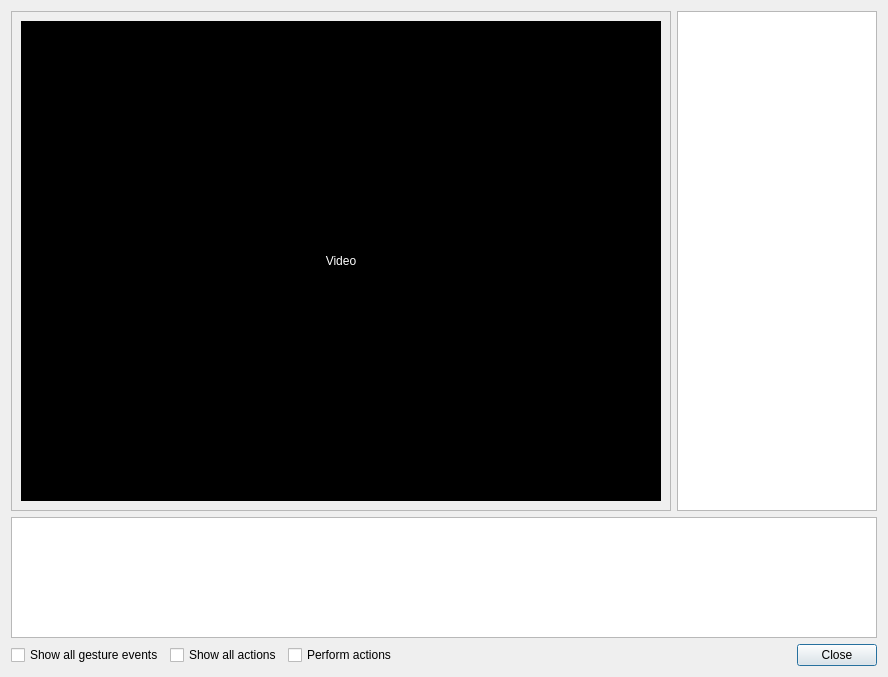
<?xml version="1.0" encoding="UTF-8"?>
<ui version="4.0">
 <class>Gecon::TestDialog</class>
 <widget class="QDialog" name="Gecon::TestDialog">
  <property name="geometry">
   <rect>
    <x>0</x>
    <y>0</y>
    <width>884</width>
    <height>677</height>
   </rect>
  </property>
  <property name="windowTitle">
   <string>Dialog</string>
  </property>
  <layout class="QVBoxLayout" name="verticalLayout">
   <item>
    <widget class="QWidget" name="widget_2" native="true">
     <layout class="QHBoxLayout" name="horizontalLayout_2">
      <property name="margin">
       <number>0</number>
      </property>
      <item>
       <widget class="QFrame" name="frame">
        <property name="frameShape">
         <enum>QFrame::StyledPanel</enum>
        </property>
        <layout class="QVBoxLayout" name="verticalLayout_4" stretch="0">
         <property name="margin">
          <number>9</number>
         </property>
         <item>
          <widget class="QWidget" name="video" native="true">
           <layout class="QVBoxLayout" name="verticalLayout_2">
            <property name="spacing">
             <number>0</number>
            </property>
            <property name="margin">
             <number>0</number>
            </property>
            <item>
             <widget class="ImageDisplay" name="display">
              <property name="sizePolicy">
               <sizepolicy hsizetype="Fixed" vsizetype="Fixed">
                <horstretch>0</horstretch>
                <verstretch>0</verstretch>
               </sizepolicy>
              </property>
              <property name="minimumSize">
               <size>
                <width>640</width>
                <height>480</height>
               </size>
              </property>
              <property name="maximumSize">
               <size>
                <width>640</width>
                <height>480</height>
               </size>
              </property>
              <property name="palette">
               <palette>
                <active>
                 <colorrole role="WindowText">
                  <brush brushstyle="SolidPattern">
                   <color alpha="255">
                    <red>255</red>
                    <green>255</green>
                    <blue>255</blue>
                   </color>
                  </brush>
                 </colorrole>
                 <colorrole role="Text">
                  <brush brushstyle="SolidPattern">
                   <color alpha="255">
                    <red>255</red>
                    <green>255</green>
                    <blue>255</blue>
                   </color>
                  </brush>
                 </colorrole>
                 <colorrole role="ButtonText">
                  <brush brushstyle="SolidPattern">
                   <color alpha="255">
                    <red>255</red>
                    <green>255</green>
                    <blue>255</blue>
                   </color>
                  </brush>
                 </colorrole>
                 <colorrole role="Base">
                  <brush brushstyle="SolidPattern">
                   <color alpha="255">
                    <red>255</red>
                    <green>255</green>
                    <blue>255</blue>
                   </color>
                  </brush>
                 </colorrole>
                 <colorrole role="Window">
                  <brush brushstyle="SolidPattern">
                   <color alpha="255">
                    <red>0</red>
                    <green>0</green>
                    <blue>0</blue>
                   </color>
                  </brush>
                 </colorrole>
                 <colorrole role="HighlightedText">
                  <brush brushstyle="SolidPattern">
                   <color alpha="255">
                    <red>255</red>
                    <green>255</green>
                    <blue>255</blue>
                   </color>
                  </brush>
                 </colorrole>
                </active>
                <inactive>
                 <colorrole role="WindowText">
                  <brush brushstyle="SolidPattern">
                   <color alpha="255">
                    <red>255</red>
                    <green>255</green>
                    <blue>255</blue>
                   </color>
                  </brush>
                 </colorrole>
                 <colorrole role="Text">
                  <brush brushstyle="SolidPattern">
                   <color alpha="255">
                    <red>255</red>
                    <green>255</green>
                    <blue>255</blue>
                   </color>
                  </brush>
                 </colorrole>
                 <colorrole role="ButtonText">
                  <brush brushstyle="SolidPattern">
                   <color alpha="255">
                    <red>255</red>
                    <green>255</green>
                    <blue>255</blue>
                   </color>
                  </brush>
                 </colorrole>
                 <colorrole role="Base">
                  <brush brushstyle="SolidPattern">
                   <color alpha="255">
                    <red>255</red>
                    <green>255</green>
                    <blue>255</blue>
                   </color>
                  </brush>
                 </colorrole>
                 <colorrole role="Window">
                  <brush brushstyle="SolidPattern">
                   <color alpha="255">
                    <red>0</red>
                    <green>0</green>
                    <blue>0</blue>
                   </color>
                  </brush>
                 </colorrole>
                 <colorrole role="HighlightedText">
                  <brush brushstyle="SolidPattern">
                   <color alpha="255">
                    <red>255</red>
                    <green>255</green>
                    <blue>255</blue>
                   </color>
                  </brush>
                 </colorrole>
                </inactive>
                <disabled>
                 <colorrole role="WindowText">
                  <brush brushstyle="SolidPattern">
                   <color alpha="255">
                    <red>142</red>
                    <green>142</green>
                    <blue>142</blue>
                   </color>
                  </brush>
                 </colorrole>
                 <colorrole role="Text">
                  <brush brushstyle="SolidPattern">
                   <color alpha="255">
                    <red>142</red>
                    <green>142</green>
                    <blue>142</blue>
                   </color>
                  </brush>
                 </colorrole>
                 <colorrole role="ButtonText">
                  <brush brushstyle="SolidPattern">
                   <color alpha="255">
                    <red>142</red>
                    <green>142</green>
                    <blue>142</blue>
                   </color>
                  </brush>
                 </colorrole>
                 <colorrole role="Base">
                  <brush brushstyle="SolidPattern">
                   <color alpha="255">
                    <red>0</red>
                    <green>0</green>
                    <blue>0</blue>
                   </color>
                  </brush>
                 </colorrole>
                 <colorrole role="Window">
                  <brush brushstyle="SolidPattern">
                   <color alpha="255">
                    <red>0</red>
                    <green>0</green>
                    <blue>0</blue>
                   </color>
                  </brush>
                 </colorrole>
                 <colorrole role="HighlightedText">
                  <brush brushstyle="SolidPattern">
                   <color alpha="255">
                    <red>255</red>
                    <green>255</green>
                    <blue>255</blue>
                   </color>
                  </brush>
                 </colorrole>
                </disabled>
               </palette>
              </property>
              <property name="autoFillBackground">
               <bool>true</bool>
              </property>
              <property name="text">
               <string>Video</string>
              </property>
              <property name="alignment">
               <set>Qt::AlignCenter</set>
              </property>
             </widget>
            </item>
           </layout>
          </widget>
         </item>
        </layout>
       </widget>
      </item>
      <item>
       <widget class="QTreeView" name="objectsStates">
        <property name="minimumSize">
         <size>
          <width>200</width>
          <height>0</height>
         </size>
        </property>
        <property name="selectionMode">
         <enum>QAbstractItemView::NoSelection</enum>
        </property>
        <property name="indentation">
         <number>20</number>
        </property>
        <property name="rootIsDecorated">
         <bool>false</bool>
        </property>
        <property name="itemsExpandable">
         <bool>false</bool>
        </property>
        <property name="headerHidden">
         <bool>true</bool>
        </property>
        <property name="expandsOnDoubleClick">
         <bool>false</bool>
        </property>
        <attribute name="headerDefaultSectionSize">
         <number>100</number>
        </attribute>
       </widget>
      </item>
     </layout>
    </widget>
   </item>
   <item>
    <widget class="QTextEdit" name="log">
     <property name="minimumSize">
      <size>
       <width>0</width>
       <height>120</height>
      </size>
     </property>
     <property name="font">
      <font>
       <pointsize>9</pointsize>
      </font>
     </property>
     <property name="readOnly">
      <bool>true</bool>
     </property>
     <property name="html">
      <string>&lt;!DOCTYPE HTML PUBLIC &quot;-//W3C//DTD HTML 4.0//EN&quot; &quot;http://www.w3.org/TR/REC-html40/strict.dtd&quot;&gt;
&lt;html&gt;&lt;head&gt;&lt;meta name=&quot;qrichtext&quot; content=&quot;1&quot; /&gt;&lt;style type=&quot;text/css&quot;&gt;
p, li { white-space: pre-wrap; }
&lt;/style&gt;&lt;/head&gt;&lt;body style=&quot; font-family:'Helvetica'; font-size:9pt; font-weight:400; font-style:normal;&quot;&gt;
&lt;p style=&quot;-qt-paragraph-type:empty; margin-top:0px; margin-bottom:0px; margin-left:0px; margin-right:0px; -qt-block-indent:0; text-indent:0px;&quot;&gt;&lt;br /&gt;&lt;/p&gt;&lt;/body&gt;&lt;/html&gt;</string>
     </property>
    </widget>
   </item>
   <item>
    <widget class="QWidget" name="widget" native="true">
     <layout class="QHBoxLayout" name="horizontalLayout">
      <property name="margin">
       <number>0</number>
      </property>
      <item>
       <widget class="QCheckBox" name="showGestureEvents">
        <property name="text">
         <string>Show all gesture events</string>
        </property>
       </widget>
      </item>
      <item>
       <widget class="QCheckBox" name="showActions">
        <property name="text">
         <string>Show all actions</string>
        </property>
       </widget>
      </item>
      <item>
       <widget class="QCheckBox" name="performActions">
        <property name="text">
         <string>Perform actions</string>
        </property>
       </widget>
      </item>
      <item>
       <widget class="QDialogButtonBox" name="buttonBox">
        <property name="orientation">
         <enum>Qt::Horizontal</enum>
        </property>
        <property name="standardButtons">
         <set>QDialogButtonBox::Close</set>
        </property>
       </widget>
      </item>
     </layout>
    </widget>
   </item>
  </layout>
 </widget>
 <customwidgets>
  <customwidget>
   <class>ImageDisplay</class>
   <extends>QLabel</extends>
   <header>ImageDisplay.hpp</header>
  </customwidget>
 </customwidgets>
 <resources/>
 <connections>
  <connection>
   <sender>buttonBox</sender>
   <signal>rejected()</signal>
   <receiver>Gecon::TestDialog</receiver>
   <slot>reject()</slot>
   <hints>
    <hint type="sourcelabel">
     <x>517</x>
     <y>654</y>
    </hint>
    <hint type="destinationlabel">
     <x>441</x>
     <y>338</y>
    </hint>
   </hints>
  </connection>
 </connections>
</ui>
